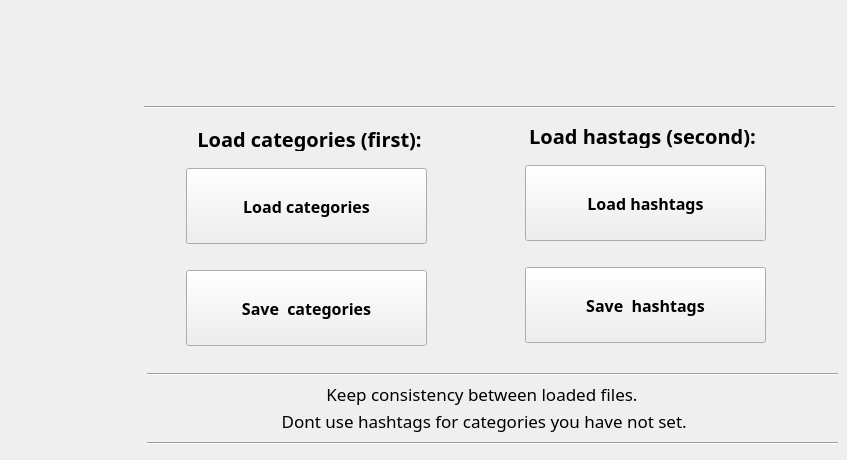
   <widget class="QWidget" name="profiling">
    <property name="toolTip">
     <string extracomment="If you balance each category composition, categories and types will work synchronically filtering out which hashtags are more suitable for the information you are tagging.">If you balance each category composition, categories and types will work synchronically filtering out which hashtags are more suitable for the information you are tagging.</string>
    </property>
    <property name="toolTipDuration">
     <number>7777</number>
    </property>
    <attribute name="title">
     <string>Load and Save Data</string>
    </attribute>
    <widget class="QPushButton" name="pushButtonFileNamesLoadGroupings">
     <property name="geometry">
      <rect>
       <x>186</x>
       <y>168</y>
       <width>241</width>
       <height>76</height>
      </rect>
     </property>
     <property name="font">
      <font>
       <family>Lucida Sans</family>
       <pointsize>12</pointsize>
       <weight>75</weight>
       <bold>true</bold>
      </font>
     </property>
     <property name="toolTip">
      <string extracomment="If you balance each category composition, categories and types will work synchronically filtering out which hashtags are more suitable for the information you are tagging.">If you balance each category composition, categories and types will work synchronically filtering out which hashtags are more suitable for the information you are tagging.</string>
     </property>
     <property name="toolTipDuration">
      <number>7777</number>
     </property>
     <property name="text">
      <string>Load categories</string>
     </property>
    </widget>
    <widget class="QPushButton" name="pushButtonFileNamesNewGroupings">
     <property name="geometry">
      <rect>
       <x>186</x>
       <y>270</y>
       <width>241</width>
       <height>76</height>
      </rect>
     </property>
     <property name="font">
      <font>
       <family>Lucida Sans</family>
       <pointsize>12</pointsize>
       <weight>75</weight>
       <bold>true</bold>
      </font>
     </property>
     <property name="toolTip">
      <string extracomment="If you balance each category composition, categories and types will work synchronically filtering out which hashtags are more suitable for the information you are tagging.">If you balance each category composition, categories and types will work synchronically filtering out which hashtags are more suitable for the information you are tagging.</string>
     </property>
     <property name="toolTipDuration">
      <number>7777</number>
     </property>
     <property name="text">
      <string>Save  categories</string>
     </property>
    </widget>
    <widget class="QLabel" name="labelFileNamesHashGroups">
     <property name="geometry">
      <rect>
       <x>132</x>
       <y>126</y>
       <width>355</width>
       <height>25</height>
      </rect>
     </property>
     <property name="font">
      <font>
       <family>Trebuchet MS</family>
       <pointsize>15</pointsize>
       <weight>75</weight>
       <bold>true</bold>
       <underline>false</underline>
      </font>
     </property>
     <property name="toolTip">
      <string extracomment="If you balance each category composition, categories and types will work synchronically filtering out which hashtags are more suitable for the information you are tagging.">If you balance each category composition, categories and types will work synchronically filtering out which hashtags are more suitable for the information you are tagging.</string>
     </property>
     <property name="toolTipDuration">
      <number>7777</number>
     </property>
     <property name="text">
      <string>Load categories (first):</string>
     </property>
     <property name="alignment">
      <set>Qt::AlignCenter</set>
     </property>
    </widget>
    <widget class="QPushButton" name="pushButtonFileNamesLoadHashes">
     <property name="geometry">
      <rect>
       <x>525</x>
       <y>165</y>
       <width>241</width>
       <height>76</height>
      </rect>
     </property>
     <property name="font">
      <font>
       <family>Lucida Sans</family>
       <pointsize>12</pointsize>
       <weight>75</weight>
       <bold>true</bold>
      </font>
     </property>
     <property name="toolTip">
      <string extracomment="If you balance each category composition, categories and types will work synchronically filtering out which hashtags are more suitable for the information you are tagging.">If you balance each category composition, categories and types will work synchronically filtering out which hashtags are more suitable for the information you are tagging.</string>
     </property>
     <property name="toolTipDuration">
      <number>7777</number>
     </property>
     <property name="text">
      <string>Load hashtags</string>
     </property>
    </widget>
    <widget class="QPushButton" name="pushButtonFileNamesAddNewHashes">
     <property name="geometry">
      <rect>
       <x>525</x>
       <y>267</y>
       <width>241</width>
       <height>76</height>
      </rect>
     </property>
     <property name="font">
      <font>
       <family>Lucida Sans</family>
       <pointsize>12</pointsize>
       <weight>75</weight>
       <bold>true</bold>
      </font>
     </property>
     <property name="toolTip">
      <string extracomment="If you balance each category composition, categories and types will work synchronically filtering out which hashtags are more suitable for the information you are tagging.">If you balance each category composition, categories and types will work synchronically filtering out which hashtags are more suitable for the information you are tagging.</string>
     </property>
     <property name="toolTipDuration">
      <number>7777</number>
     </property>
     <property name="text">
      <string>Save  hashtags</string>
     </property>
    </widget>
    <widget class="QLabel" name="labelFileNamesInstagramTags">
     <property name="geometry">
      <rect>
       <x>483</x>
       <y>123</y>
       <width>319</width>
       <height>25</height>
      </rect>
     </property>
     <property name="font">
      <font>
       <family>Trebuchet MS</family>
       <pointsize>15</pointsize>
       <weight>75</weight>
       <bold>true</bold>
       <underline>false</underline>
      </font>
     </property>
     <property name="toolTip">
      <string extracomment="If you balance each category composition, categories and types will work synchronically filtering out which hashtags are more suitable for the information you are tagging.">If you balance each category composition, categories and types will work synchronically filtering out which hashtags are more suitable for the information you are tagging.</string>
     </property>
     <property name="toolTipDuration">
      <number>7777</number>
     </property>
     <property name="text">
      <string>Load hastags (second):</string>
     </property>
     <property name="alignment">
      <set>Qt::AlignCenter</set>
     </property>
    </widget>
    <widget class="QLabel" name="label_16">
     <property name="geometry">
      <rect>
       <x>153</x>
       <y>375</y>
       <width>658</width>
       <height>37</height>
      </rect>
     </property>
     <property name="font">
      <font>
       <family>Trebuchet MS</family>
       <pointsize>13</pointsize>
       <weight>50</weight>
       <bold>false</bold>
      </font>
     </property>
     <property name="toolTip">
      <string extracomment="If you balance each category composition, categories and types will work synchronically filtering out which hashtags are more suitable for the information you are tagging.">If you balance each category composition, categories and types will work synchronically filtering out which hashtags are more suitable for the information you are tagging.</string>
     </property>
     <property name="toolTipDuration">
      <number>7777</number>
     </property>
     <property name="text">
      <string>Keep consistency between loaded files.</string>
     </property>
     <property name="alignment">
      <set>Qt::AlignCenter</set>
     </property>
    </widget>
    <widget class="QLabel" name="label_18">
     <property name="geometry">
      <rect>
       <x>153</x>
       <y>402</y>
       <width>658</width>
       <height>37</height>
      </rect>
     </property>
     <property name="font">
      <font>
       <family>Trebuchet MS</family>
       <pointsize>13</pointsize>
       <weight>50</weight>
       <bold>false</bold>
      </font>
     </property>
     <property name="toolTip">
      <string extracomment="If you balance each category composition, categories and types will work synchronically filtering out which hashtags are more suitable for the information you are tagging.">If you balance each category composition, categories and types will work synchronically filtering out which hashtags are more suitable for the information you are tagging.</string>
     </property>
     <property name="toolTipDuration">
      <number>7777</number>
     </property>
     <property name="text">
      <string> Dont use hashtags for categories you have not set.</string>
     </property>
     <property name="alignment">
      <set>Qt::AlignCenter</set>
     </property>
    </widget>
    <widget class="Line" name="line_6">
     <property name="geometry">
      <rect>
       <x>147</x>
       <y>366</y>
       <width>691</width>
       <height>16</height>
      </rect>
     </property>
     <property name="toolTip">
      <string extracomment="If you balance each category composition, categories and types will work synchronically filtering out which hashtags are more suitable for the information you are tagging.">Event type hashtags are referred to contingent happenings, maybe upcoming, may in the past. They are temporarily bound to the meaning, non necessarily relating to commercial events.</string>
     </property>
     <property name="toolTipDuration">
      <number>7777</number>
     </property>
     <property name="orientation">
      <enum>Qt::Horizontal</enum>
     </property>
    </widget>
    <widget class="Line" name="line_7">
     <property name="geometry">
      <rect>
       <x>147</x>
       <y>435</y>
       <width>691</width>
       <height>16</height>
      </rect>
     </property>
     <property name="toolTip">
      <string extracomment="If you balance each category composition, categories and types will work synchronically filtering out which hashtags are more suitable for the information you are tagging.">Event type hashtags are referred to contingent happenings, maybe upcoming, may in the past. They are temporarily bound to the meaning, non necessarily relating to commercial events.</string>
     </property>
     <property name="toolTipDuration">
      <number>7777</number>
     </property>
     <property name="orientation">
      <enum>Qt::Horizontal</enum>
     </property>
    </widget>
    <widget class="Line" name="line_12">
     <property name="geometry">
      <rect>
       <x>144</x>
       <y>99</y>
       <width>691</width>
       <height>16</height>
      </rect>
     </property>
     <property name="toolTip">
      <string extracomment="If you balance each category composition, categories and types will work synchronically filtering out which hashtags are more suitable for the information you are tagging.">Event type hashtags are referred to contingent happenings, maybe upcoming, may in the past. They are temporarily bound to the meaning, non necessarily relating to commercial events.</string>
     </property>
     <property name="toolTipDuration">
      <number>7777</number>
     </property>
     <property name="orientation">
      <enum>Qt::Horizontal</enum>
     </property>
    </widget>
   </widget>
